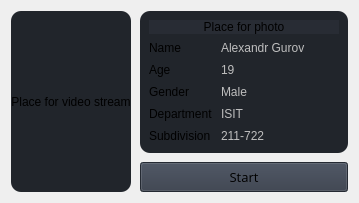
                     <widget class="QWidget" name="home">
                      <property name="styleSheet">
                       <string notr="true"/>
                      </property>
                      <property name="inputMethodHints">
                       <set>Qt::ImhLatinOnly|Qt::ImhTime</set>
                      </property>
                      <layout class="QHBoxLayout" name="horizontalLayout_6" stretch="5,2">
                       <property name="spacing">
                        <number>9</number>
                       </property>
                       <item>
                        <widget class="QLabel" name="home_video_place">
                         <property name="sizePolicy">
                          <sizepolicy hsizetype="Expanding" vsizetype="Expanding">
                           <horstretch>0</horstretch>
                           <verstretch>1</verstretch>
                          </sizepolicy>
                         </property>
                         <property name="minimumSize">
                          <size>
                           <width>0</width>
                           <height>0</height>
                          </size>
                         </property>
                         <property name="styleSheet">
                          <string notr="true">background-color: rgb(33, 37, 43);
border-radius: 10px;</string>
                         </property>
                         <property name="text">
                          <string>Place for video stream</string>
                         </property>
                         <property name="alignment">
                          <set>Qt::AlignCenter</set>
                         </property>
                        </widget>
                       </item>
                       <item>
                        <layout class="QVBoxLayout" name="verticalLayout_21">
                         <item>
                          <widget class="QWidget" name="widget_2" native="true">
                           <property name="sizePolicy">
                            <sizepolicy hsizetype="Expanding" vsizetype="Expanding">
                             <horstretch>50</horstretch>
                             <verstretch>50</verstretch>
                            </sizepolicy>
                           </property>
                           <property name="maximumSize">
                            <size>
                             <width>16000</width>
                             <height>16777215</height>
                            </size>
                           </property>
                           <property name="styleSheet">
                            <string notr="true">border-radius: 10px;
background-color: rgb(33, 37, 43);</string>
                           </property>
                           <layout class="QGridLayout" name="gridLayout_3" rowstretch="5,2,1,1,1,1" columnstretch="1,2">
                            <item row="1" column="0">
                             <widget class="QLabel" name="label_15">
                              <property name="text">
                               <string>Name</string>
                              </property>
                             </widget>
                            </item>
                            <item row="1" column="1">
                             <widget class="QLineEdit" name="home_name">
                              <property name="enabled">
                               <bool>false</bool>
                              </property>
                              <property name="styleSheet">
                               <string notr="true">border-color: rgb(40, 44, 52);</string>
                              </property>
                              <property name="text">
                               <string>Alexandr Gurov</string>
                              </property>
                             </widget>
                            </item>
                            <item row="2" column="0">
                             <widget class="QLabel" name="label_14">
                              <property name="text">
                               <string>Age</string>
                              </property>
                             </widget>
                            </item>
                            <item row="2" column="1">
                             <widget class="QLineEdit" name="home_age">
                              <property name="enabled">
                               <bool>false</bool>
                              </property>
                              <property name="styleSheet">
                               <string notr="true">border-color: rgb(40, 44, 52);</string>
                              </property>
                              <property name="text">
                               <string>19</string>
                              </property>
                             </widget>
                            </item>
                            <item row="0" column="0" colspan="2">
                             <widget class="QLabel" name="home_photo_place">
                              <property name="sizePolicy">
                               <sizepolicy hsizetype="Expanding" vsizetype="Expanding">
                                <horstretch>50</horstretch>
                                <verstretch>50</verstretch>
                               </sizepolicy>
                              </property>
                              <property name="minimumSize">
                               <size>
                                <width>190</width>
                                <height>0</height>
                               </size>
                              </property>
                              <property name="maximumSize">
                               <size>
                                <width>16000000</width>
                                <height>16777215</height>
                               </size>
                              </property>
                              <property name="styleSheet">
                               <string notr="true">background-color: rgb(40, 44, 52);
border-radius: 10px;</string>
                              </property>
                              <property name="text">
                               <string>Place for photo</string>
                              </property>
                              <property name="alignment">
                               <set>Qt::AlignCenter</set>
                              </property>
                             </widget>
                            </item>
                            <item row="5" column="0">
                             <widget class="QLabel" name="label_6">
                              <property name="text">
                               <string>Subdivision</string>
                              </property>
                             </widget>
                            </item>
                            <item row="4" column="0">
                             <widget class="QLabel" name="label_13">
                              <property name="text">
                               <string>Department</string>
                              </property>
                             </widget>
                            </item>
                            <item row="4" column="1">
                             <widget class="QLineEdit" name="home_department">
                              <property name="enabled">
                               <bool>false</bool>
                              </property>
                              <property name="styleSheet">
                               <string notr="true">border-color: rgb(40, 44, 52);</string>
                              </property>
                              <property name="text">
                               <string>ISIT</string>
                              </property>
                             </widget>
                            </item>
                            <item row="5" column="1">
                             <widget class="QLineEdit" name="home_subdivision">
                              <property name="enabled">
                               <bool>false</bool>
                              </property>
                              <property name="styleSheet">
                               <string notr="true">border-color: rgb(40, 44, 52);</string>
                              </property>
                              <property name="text">
                               <string>211-722</string>
                              </property>
                             </widget>
                            </item>
                            <item row="3" column="0">
                             <widget class="QLabel" name="label_7">
                              <property name="text">
                               <string>Gender</string>
                              </property>
                             </widget>
                            </item>
                            <item row="3" column="1">
                             <widget class="QLineEdit" name="home_gender">
                              <property name="enabled">
                               <bool>false</bool>
                              </property>
                              <property name="styleSheet">
                               <string notr="true">border-color: rgb(40, 44, 52);</string>
                              </property>
                              <property name="text">
                               <string>Male</string>
                              </property>
                             </widget>
                            </item>
                           </layout>
                          </widget>
                         </item>
                         <item>
                          <widget class="QPushButton" name="home_start_system">
                           <property name="minimumSize">
                            <size>
                             <width>0</width>
                             <height>30</height>
                            </size>
                           </property>
                           <property name="font">
                            <font>
                             <family>Open Sans</family>
                             <pointsize>10</pointsize>
                             <weight>50</weight>
                             <italic>false</italic>
                             <bold>false</bold>
                            </font>
                           </property>
                           <property name="toolTip">
                            <string/>
                           </property>
                           <property name="styleSheet">
                            <string notr="true">background-color: rgb(52, 59, 72);
</string>
                           </property>
                           <property name="text">
                            <string>Start</string>
                           </property>
                          </widget>
                         </item>
                        </layout>
                       </item>
                      </layout>
                     </widget>
